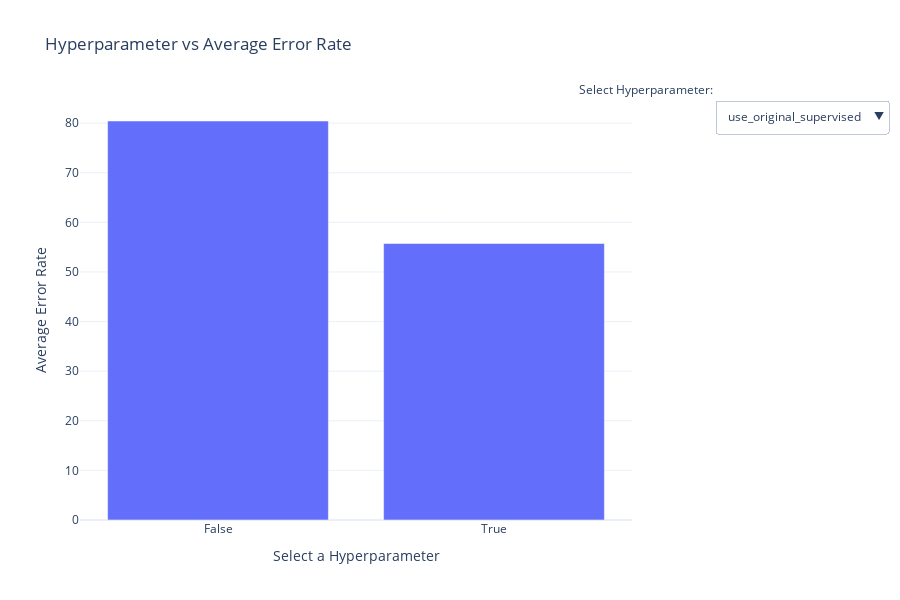

Source (notebook cell):
### Code cell
plot_hyperparameter_optimization_bars(
    trials_df=trials_df,
    hyperparameters=[
        "use_original_supervised",
        "delta",
        "beta_tanh",
        "project_w",
    ],
)

### Figure 1 — Plotly figure (JSON) as saved in the notebook; plotly's stock layout.template omitted (floating-point values rounded to 4 significant figures)
{"data": [{"marker": {"color": "#636EFA"}, "name": "use_original_supervised", "type": "bar", "visible": true, "x": ["False", "True"], "y": [80.43, 55.73]}, {"marker": {"color": "#EF553B"}, "name": "delta", "type": "bar", "visible": false, "x": ["0.13 - 0.23", "0.23 - 0.32", "0.32 - 0.41", "0.41 - 0.51", "0.51 - 0.60", "0.60 - 0.69"], "y": [74.13, 68.17, 81.96, 63.67, 54.22, 59.3]}, {"marker": {"color": "#00CC96"}, "name": "beta_tanh", "type": "bar", "visible": false, "x": ["0.17 - 0.47", "0.47 - 0.77", "0.77 - 1.07", "1.07 - 1.36", "1.36 - 1.66", "1.66 - 1.96"], "y": [75.73, 50.05, 52.01, 75.17, 61.77, 82.13]}, {"marker": {"color": "#AB63FA"}, "name": "project_w", "type": "bar", "visible": false, "x": ["False", "True"], "y": [74.64, 57.76]}], "layout": {"annotations": [{"align": "left", "showarrow": false, "text": "Select Hyperparameter:", "x": 1.15, "xref": "paper", "y": 1.05, "yref": "paper"}], "height": 600, "title": {"text": "Hyperparameter vs Average Error Rate"}, "updatemenus": [{"active": 0, "buttons": [{"args": [{"visible": [true, false, false, false]}, {"showlegend": false, "title": "use_original_supervised vs Average Error Rate", "xaxis": {"title": "use_original_supervised"}, "yaxis": {"title": "Average Error Rate"}}], "label": "use_original_supervised", "method": "update"}, {"args": [{"visible": [false, true, false, false]}, {"showlegend": false, "title": "delta vs Average Error Rate", "xaxis": {"title": "delta (Binned)"}, "yaxis": {"title": "Average Error Rate"}}], "label": "delta", "method": "update"}, {"args": [{"visible": [false, false, true, false]}, {"showlegend": false, "title": "beta_tanh vs Average Error Rate", "xaxis": {"title": "beta_tanh (Binned)"}, "yaxis": {"title": "Average Error Rate"}}], "label": "beta_tanh", "method": "update"}, {"args": [{"visible": [false, false, false, true]}, {"showlegend": false, "title": "project_w vs Average Error Rate", "xaxis": {"title": "project_w"}, "yaxis": {"title": "Average Error Rate"}}], "label": "project_w", "method": "update"}], "direction": "down", "showactive": true, "x": 1.15, "xanchor": "left", "y": 1, "yanchor": "top"}], "width": 900, "xaxis": {"title": {"text": "Select a Hyperparameter"}}, "yaxis": {"title": {"text": "Average Error Rate"}}}}
